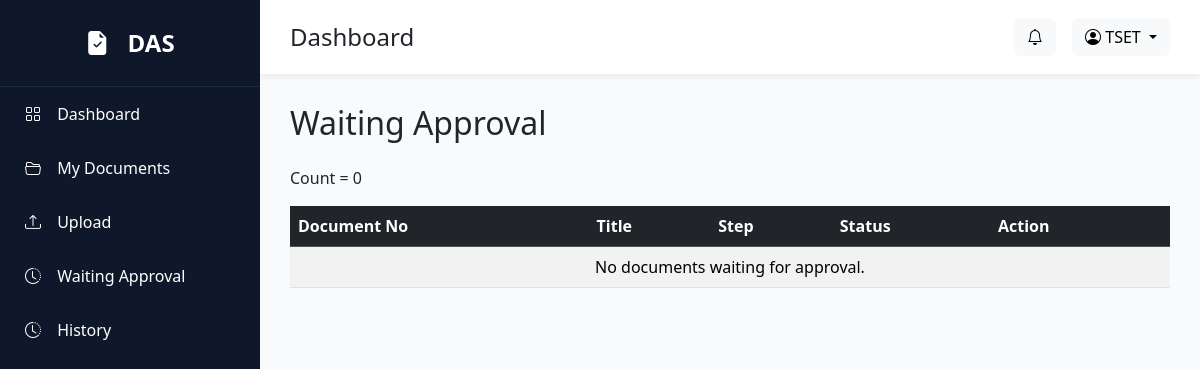
The page /documents/waiting (signed in) on the database as committed earlier.
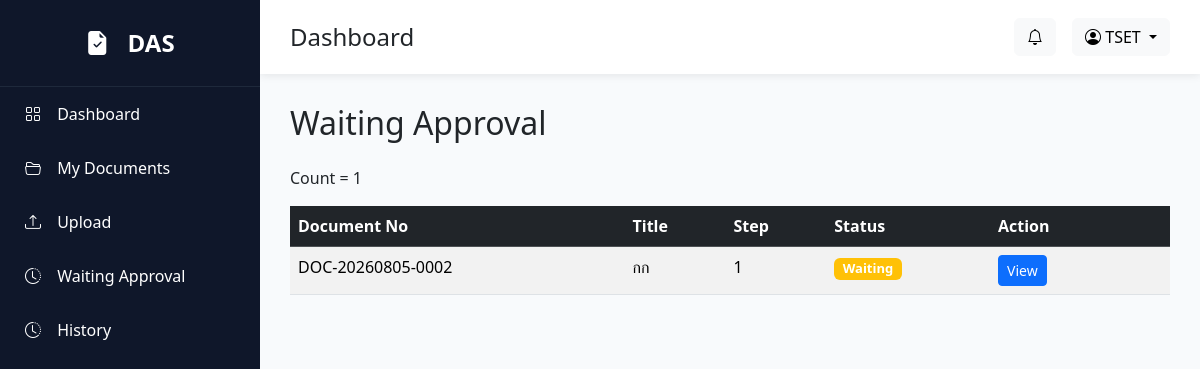
The same page on the database as committed later.
### models/user.py (models this page shows)
class User(UserMixin, db.Model):
    __tablename__ = "users"
    id = db.Column(db.Integer, primary_key=True)
    employee_id = db.Column(db.String(20), unique=True, nullable=False)
    fullname = db.Column(db.String(200), nullable=False)
    username = db.Column(db.String(100), unique=True)
    password = db.Column(db.String(255), nullable=False)
    email = db.Column(db.String(150))
    department = db.Column(db.String(100))
    position = db.Column(db.String(100))
    role = db.Column(db.String(50), default="Employee")
    status = db.Column(db.String(20), default="Active")
    created_at = db.Column(db.DateTime, default=datetime.utcnow)
    approval_steps = db.relationship(
        "ApprovalStep",
        backref="approver",
        lazy=True
    )

### models/approval_step.py (models this page shows)
class ApprovalStep(db.Model):
    __tablename__ = "approval_steps"
    id = db.Column(db.Integer, primary_key=True)
    document_id = db.Column(
        db.Integer,
        db.ForeignKey("documents.id"),
        nullable=False
    )
    approver_id = db.Column(
        db.Integer,
        db.ForeignKey("users.id"),
        nullable=False
    )
    sequence = db.Column(
        db.Integer,
        nullable=False
    )
    status = db.Column(
        db.String(20),
        default="Pending"
    )
    approved_at = db.Column(
        db.DateTime
    )
    comment = db.Column(
        db.Text
    )
    created_at = db.Column(
        db.DateTime,
        default=datetime.utcnow
    )

### models/document.py (models this page shows)
class Document(db.Model):
    __tablename__ = "documents"
    id = db.Column(db.Integer, primary_key=True)
    document_no = db.Column(db.String(30), unique=True, nullable=False)
    title = db.Column(db.String(255), nullable=False)
    document_type = db.Column(db.String(100), nullable=False)
    description = db.Column(db.Text)
    file_name = db.Column(db.String(255))
    status = db.Column(db.String(50), default="Waiting Manager")
    created_by = db.Column(db.String(20))
    current_approver = db.Column(db.String(20))
    created_at = db.Column(
        db.DateTime,
        default=lambda: datetime.utcnow() + timedelta(hours=7)
    )
    approval_steps = db.relationship(
        "ApprovalStep",
        backref="document",
        lazy=True,
        cascade="all, delete-orphan",
        order_by="ApprovalStep.sequence"
    )

### routes/document.py (the view)
@document_bp.route("/documents/waiting")
@login_required
def waiting_documents():
    waiting_steps = (
        ApprovalStep.query
        .filter_by(
            approver_id=current_user.id,
            status="Waiting"
        )
        .all()
    )
    return render_template(
        "documents/waiting.html",
        waiting_steps=waiting_steps
    )

### app.py (called while the page is built)
@login_manager.user_loader
def load_user(user_id):
    return User.query.get(int(user_id))

### templates/documents/waiting.html (shortened to what this page needs)
{% extends "layout/base.html" %}
{% block content %}
<h2 class="mb-4">Waiting Approval</h2>
<p>Count = {{ waiting_steps|length }}</p>
<div class="table-responsive d-none d-lg-block">
<table class="table table-striped">
    <thead class="table-dark">
        <tr>
            <th>Document No</th>
            <th>Title</th>
            <th>Step</th>
            <th>Status</th>
            <th width="180">Action</th>
        </tr>
    </thead>
    <tbody>
        {% for step in waiting_steps %}
        <tr>
            <td>{{ step.document.document_no }}</td>
            <td>{{ step.document.title }}</td>
            <td>{{ step.sequence }}</td>
            <td>
                <span class="badge bg-warning">
                    {{ step.status }}
                </span>
            </td>
            <td>
                <a href="/documents/{{ step.document.id }}" class="btn btn-primary btn-sm">
                    View
                </a>
            </td>
        </tr>
        {% else %}
        <tr>
            <td colspan="5" class="text-center">
                No documents waiting for approval.
            </td>
        </tr>
        {% endfor %}
    </tbody>
</table>
</div>
{% endblock %}

### templates/layout/base.html (shortened to what this page needs)
<!DOCTYPE html>
<html lang="en">
<head>
    <link href="https://cdn.jsdelivr.net/npm/bootstrap@5.3.7/dist/css/bootstrap.min.css" rel="stylesheet">
    <link href="https://cdn.jsdelivr.net/npm/bootstrap-icons@1.11.3/font/bootstrap-icons.min.css" rel="stylesheet">
    <link rel="stylesheet" href="{{ url_for('static', filename='css/style.css') }}">
</head>
<body>
    <div class="wrapper">
        <div class="sidebar d-none d-lg-block">
            <div class="logo">
                <i class="bi bi-file-earmark-check-fill"></i>
                DAS
            </div>
            <a href="/dashboard">
                <i class="bi bi-grid"></i>
                Dashboard
            </a>
            <a href="/documents">
                <i class="bi bi-folder2-open"></i>
                My Documents
            </a>
            <a href="/documents/create">
                <i class="bi bi-upload"></i>
                Upload
            </a>
            <a href="/documents/waiting">
                <i class="bi bi-clock-history"></i>
                Waiting Approval
            </a>
            <a href="/history">
                <i class="bi bi-clock-history"></i>
                History
            </a>
        </div>
        <div class="main">
            <div class="topbar">
                <div class="d-flex align-items-center">
                    <h4 class="mb-0">
                        {% block page_title %}
                        Dashboard
                        {% endblock %}
                    </h4>
                </div>
                <div class="d-flex align-items-center gap-3">
                    <button class="btn btn-light position-relative">
                        <i class="bi bi-bell"></i>
                    </button>
                    <div class="dropdown">
                        <button class="btn btn-light dropdown-toggle" data-bs-toggle="dropdown">
                            <i class="bi bi-person-circle"></i>
                            {{ current_user.employee_id }}
                        </button>
                    </div>
                </div>
            </div>
            <div class="content">
                {% block content %}
                {% endblock %}
            </div>
        </div>
    </div>
</body>
</html>

### static/css/style.css (style rules this page uses)
* { margin: 0; padding: 0; box-sizing: border-box; font-family: 'Segoe UI', sans-serif; }
body { background: #F8FAFC; }
.wrapper { display: flex; }
.sidebar { width: 260px; height: 100vh; background: #0F172A; color: white; position: fixed; }
.logo { padding: 25px; font-size: 24px; font-weight: bold; text-align: center; border-bottom: 1px solid #1E293B; }
.sidebar a { color: white; text-decoration: none; display: block; padding: 15px 25px; transition: .3s; }
.sidebar i { margin-right: 12px; }
.main { margin-left: 260px; width: 100%; }
.topbar { background: white; padding: 18px 30px; display: flex; justify-content: space-between; align-items: center; box-shadow: 0 2px 8px rgba(0, 0, 0, .08); }
.content { padding: 30px; }
.badge { font-size: 13px; }
.table-responsive { overflow-x: auto; }

Rows that differ between the two databases and show on the page:
added ApprovalStep: document.document_no "DOC-20260805-0002", document "กก", sequence "1", status "Waiting"
Other text that changed with them:
{{ waiting_steps|length }}: "0" → "1"
text no longer shown: "No documents waiting for approval."
